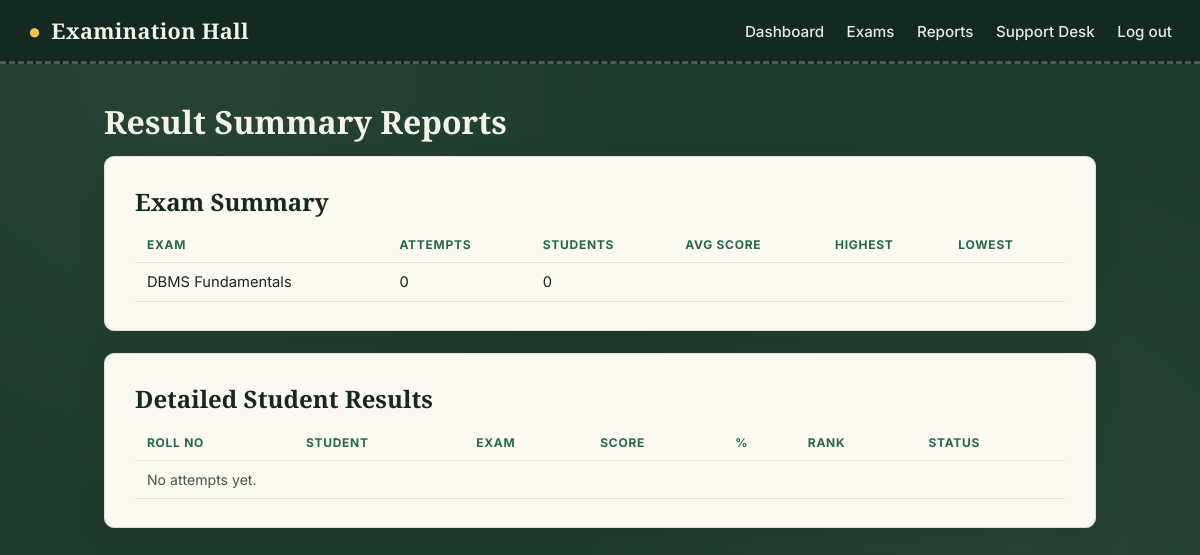
The page /admin/reports.php (signed in) on the database its author committed.
### tables this page shows
CREATE TABLE exams (
    exam_id INT AUTO_INCREMENT PRIMARY KEY,
    exam_title VARCHAR(150) NOT NULL,
    exam_description TEXT,
    duration_minutes INT NOT NULL,
    total_marks INT NOT NULL DEFAULT 0,
    is_active TINYINT(1) NOT NULL DEFAULT 1,
    created_at TIMESTAMP NOT NULL DEFAULT CURRENT_TIMESTAMP
);

### includes/functions.php (called while the page is built, shortened)
<?php
function h(?string $value): string {
    return htmlspecialchars($value ?? '', ENT_QUOTES, 'UTF-8');
}

### admin/reports.php (the view, shortened to what this page needs)
<?php
require __DIR__ . '/../config/db.php';
require __DIR__ . '/../includes/functions.php';
$summary = $pdo->query("
    SELECT * FROM v_exam_summary ORDER BY exam_id
")->fetchAll();
$results = $pdo->query("
    SELECT s.roll_no, s.full_name, e.exam_title, ea.score, ea.max_score, ea.percentage, ea.rank_position, ea.status
    FROM exam_attempts ea
    JOIN students s ON s.student_id = ea.student_id
    JOIN exams e ON e.exam_id = ea.exam_id
    ORDER BY ea.exam_id, ea.rank_position, ea.score DESC
")->fetchAll();
require __DIR__ . '/../includes/header.php';
?>
<h1 class="mt-0">Result Summary Reports</h1>
<div class="card">
    <h2>Exam Summary</h2>
    <table>
        <tr><th>Exam</th><th>Attempts</th><th>Students</th><th>Avg Score</th><th>Highest</th><th>Lowest</th></tr>
        <?php foreach ($summary as $s): ?>
        <tr>
            <td><?= h($s['exam_title']) ?></td>
            <td><?= (int)$s['total_attempts'] ?></td>
            <td><?= (int)$s['total_students'] ?></td>
            <td><?= h($s['average_score']) ?></td>
            <td><?= h($s['highest_score']) ?></td>
            <td><?= h($s['lowest_score']) ?></td>
        </tr>
        <?php endforeach; ?>
    </table>
</div>
<div class="card">
    <h2>Detailed Student Results</h2>
    <table>
        <tr><th>Roll No</th><th>Student</th><th>Exam</th><th>Score</th><th>%</th><th>Rank</th><th>Status</th></tr>
        <?php if (!$results): ?>
        <tr><td colspan="7" class="muted">No attempts yet.</td></tr>
        <?php endif; ?>
    </table>
</div>
<?php require __DIR__ . '/../includes/footer.php'; ?>

### assets/css/style.css (style rules this page uses)
:root { --chalkboard: #1F3D2E; --chalkboard-dark: #142A20; --chalk: #F5F3E7; --chalk-dim: #E1EBE4; --paper: #FBF9F2; --paper-line: #E4E0D2; --yellow: #F2C14E; --red: #E4572E; --green: #246B45; --ink: #1B2420; --radius: 10px; --shadow: 0 10px 30px rgba(20, 42, 32, 0.15); }
* { box-sizing: border-box; }
html, body { margin: 0; padding: 0; background: var(--chalkboard); color: var(--chalk); font-family: 'Inter', system-ui, sans-serif; min-height: 100%; }
body { background-image: radial-gradient(circle at 15% 10%, rgba(255,255,255,0.03) 0, transparent 40%), radial-gradient(circle at 85% 90%, rgba(255,255,255,0.03) 0, transparent 40%); }
h1, h2, h3 { font-family: 'Playfair Display', Georgia, serif; margin: 0 0 .4em; color: var(--chalkboard-dark); }
.page > h1 { color: var(--chalk); }
.card { background: var(--paper); border-radius: var(--radius); box-shadow: var(--shadow); padding: 28px 30px; margin-bottom: 22px; border: 1px solid var(--paper-line); color: var(--ink); }
table { width: 100%; border-collapse: collapse; font-size: .92rem; }
th, td { text-align: left; padding: 10px 12px; border-bottom: 1px solid var(--paper-line); }
th { font-size: .75rem; text-transform: uppercase; letter-spacing: .06em; color: var(--green); font-weight: 700; }
.muted { color: #48544C; font-size: .88rem; }
.mt-0 { margin-top: 0; }

### rows shown on the page
exams: exam_title "DBMS Fundamentals", total_attempts "0", total_students "0"
